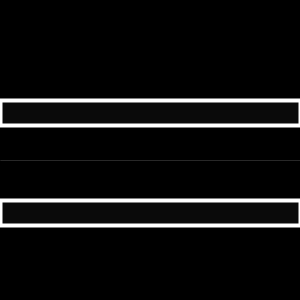
Frame 1 (no input)
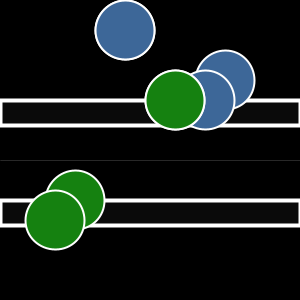
Frame 60 (the mouse pressed at the canvas centre just before this capture)
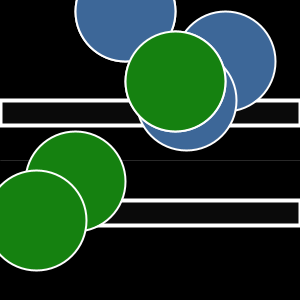
Frame 120 (the mouse held since frame 60 and released just before this capture)

The Processing sketch that drew these frames (run headless with seeded random() and noise(); from frame 60 on, the mouse is pressed at the canvas centre):

// Processing sketch: processing_36317
// ── processing_36317.pde

void setup () {
  background (255);
  size (300, 300);
}

int x=0;
int y=20;


void draw() {	

  if (mouseY>160) {
    background(255);
  }
  else {
    background(0);
  }

  strokeWeight(.5);//grey line at center, pass over to change background
  stroke(80);
  line (0, 160, width, 160);

  fill(10);
  strokeWeight(4);
  stroke (255);
  rect (0, 100, width, 25);

  fill(10);
  strokeWeight(4);
  stroke (255);
  rect (0, 200, width, 25);


  stroke(255);
  strokeWeight(2);//applies to both circles

  fill(61, 103, 152);//blue
  ellipseMode(CENTER);
  ellipse(225, 100-y, x, x);



  fill(21, 129, 16);//green
  ellipseMode(CENTER);
  ellipse(75, 220-y, x, x);

  fill(61, 103, 152);//blue
  ellipseMode(CENTER);
  ellipse(225-y, 100, x, x);



  fill(21, 129, 16);//green
  ellipseMode(CENTER);
  ellipse(75-y, 220, x, x);




  stroke(255);
  strokeWeight(2);//applies to both circles

  fill(61, 103, 152);//blue
  ellipseMode(CENTER);
  ellipse(125, 50-y, x, x);



  fill(21, 129, 16);//green
  ellipseMode(CENTER);
  ellipse(175, 120-y, x, x);

  fill(61, 103, 152);//blue
  ellipseMode(CENTER);
  ellipse(125, 50-y, x, x);



  fill(21, 129, 16);//green
  ellipseMode(CENTER);
  ellipse(175, 120-y, x, x);


  x++;  //adding 1,1,1 to the height and width because my integer is x.
  if (x>100) {
    x=100;//the circles dont go passed 100.

    if (y> 299) {
      y=20;
    }
    y++;
  }//closing x++ statement.

  //green and blue circles grow until they are 100 across.
}
